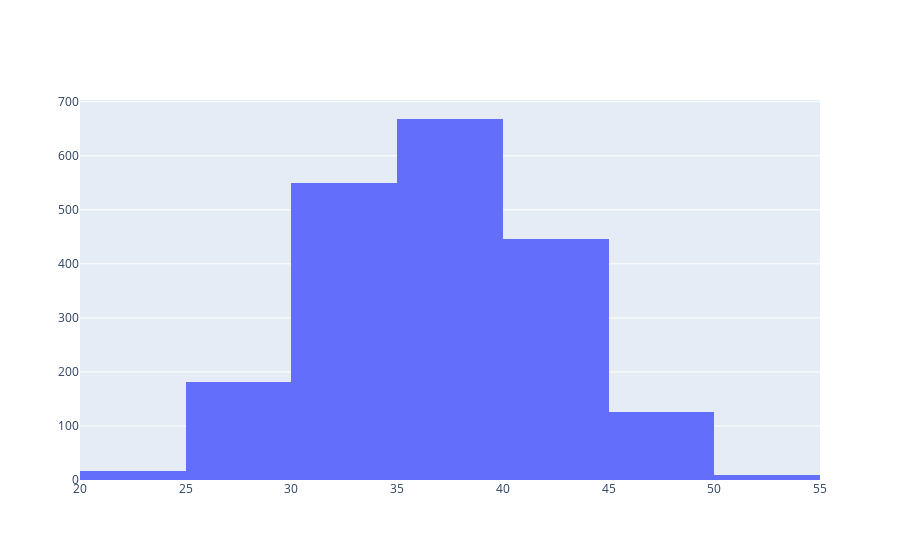

Source (notebook cell):
### Code cell
fig = go.Figure(go.Histogram(x=quantity['PASTA'], xbins={"start":20, "end":55, "size":5}))
fig.show()
# https://www.jianshu.com/p/4f4daf47cc85 plotly参数详解

### Figure 1 — Plotly figure (JSON) as saved in the notebook; plotly's stock layout.template omitted (floating-point values rounded to 4 significant figures; data arrays with more than 128 entries replaced by an {"elided": "..."} marker saying what was removed)
{"data": [{"type": "histogram", "x": {"elided": "2000 float values"}, "xbins": {"end": 55, "size": 5, "start": 20}}], "layout": {}}
